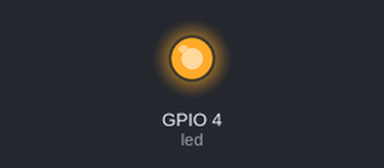
Bench run of a sketch on a simulated ESP32. Shown: output pins drawn as LEDs (lit = HIGH). WiFi joins after 1.5 s; servers stay silent unless stated; random numbers use the default seed unless the sketch sets one; what the sketch prints to the serial monitor is not drawn.

Above: at 2.6 s.
At 4.8 s:
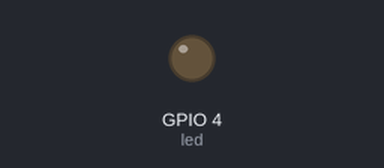
Timing chart, 0 to 7.1 s (numbered marks = the images above):
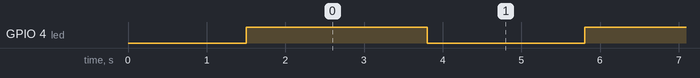

The sketch:

random_values.ino
```cpp
#include "ThingSpeak.h"
#include "WiFi.h"

//Declarar funciones:
void process();

//Constantes:
const int led = 4;
const char * SSID = "ALTOHARD-POLL";
const char * PASS = "@dmin9718";
unsigned long CHANNEL = 1955894;
const char * APIKEY = "3TLNHD74ZJAK4RKN";


//Objeto WIFI Client
WiFiClient client;


void setup() {
    // Activamos los pines de entrada y salida
    pinMode(led, OUTPUT);
    Serial.begin(9600);
    //Conectar WIFI:
    WiFi.begin(SSID, PASS);
    Serial.print("Conectando WIFI\n");
    while(WiFi.status() != WL_CONNECTED){
      delay(500);
      Serial.print(".");
    }
    Serial.print("WIFI Conectado!");

    //Inicializar objeto ThingSpeak
    ThingSpeak.begin(client);

}

void loop() {
  process();
}


void process(){
  digitalWrite(led, HIGH);
  delay(2000);
  //Enviamos un valor cada vez que se enciende el LED enviamos un valor aleatorio entre [0;100]
  int rand =  random(1,100);
  ThingSpeak.setField(1, rand);
  ThingSpeak.writeFields(CHANNEL, APIKEY);

  Serial.print("\n Enviando valor: ");
  Serial.print(rand);


  digitalWrite(led, LOW);
  delay(2000);

}
```

Measured:
- by itself, GPIO 4 (led): alternates HIGH for 2.3 s and LOW for 2.0 s
